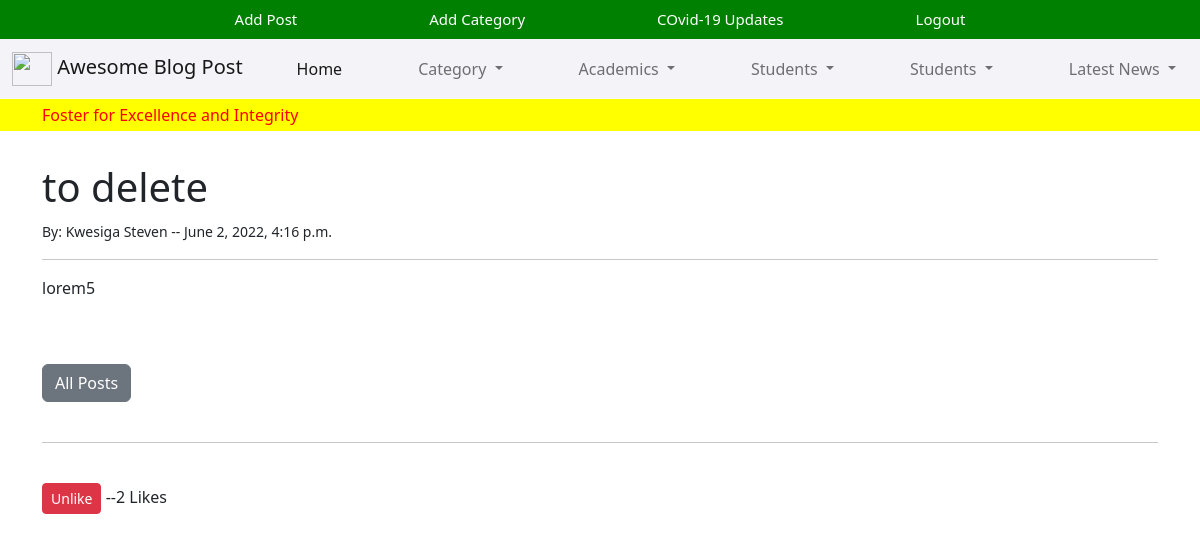
Page /article/33 (signed in) on the committed database.
### theblog/models.py (models this page shows, shortened)
class Post(models.Model):
    title = models.CharField(max_length=200)
    author = models.ForeignKey(User, on_delete=models.CASCADE)
    body = RichTextUploadingField(blank=True, null=True)
    created_at = models.DateTimeField(default=datetime.now, blank=True)
    category = models.CharField(max_length=200, default='Testing')
    likes = models.ManyToManyField(User, related_name='blog_bost')
    def total_likes(self):
        return self.likes.count()
    class Meta:
        verbose_name_plural = "Posts"

### theblog/views.py (the view)
# urls.py: path('article/<int:pk>', ArticlaDetailView.as_view(), name="article_details"),
class ArticlaDetailView(DetailView):
    model = Post
    template_name = 'article_details.html'
    def get_context_data(self, *args, **kwargs):
        cat_menu = Category.objects.all()
        context = super(ArticlaDetailView,self).get_context_data(*args, **kwargs)
        stuff = get_object_or_404(Post, id=self.kwargs['pk'])
        total_likes = stuff.total_likes() #check in modal.py for total likes fxn
        liked = False
        if stuff.likes.filter(id=self.request.user.id).exists():
            liked = True
        context["cat_menu"] = cat_menu
        context["total_likes"] = total_likes
        context["liked"] = liked
        return context

### theblog/models.py (called while the page is built)
    def __str__(self):
        return self.name

### theblog/templates/article_details.html (shortened to what this page needs)
{% extends 'base.html' %}
{% block content %}
<h1>{{post.title}}</h1>
<small>By: {{post.author.first_name}} {{post.author.last_name}} -- {{post.created_at}}
</small>
<br>
<hr>
{{post.body|safe}}
<br><br>
<a href="{%url 'home'%}" class="btn btn-secondary">All Posts</a>
<br>
<br>
<hr>
<br>
<form action="{% url 'like_post' post.pk %}" method="POST">
{% if user.is_authenticated %}
    {% if liked %}
        <button type="submit", name="post_id",  value="{{ post.id }}",
        class="btn btn-danger btn-sm">Unlike</button>
    {% else %}
        <button type="submit", name="post_id",  value="{{ post.id }}",
        class="btn btn-primary btn-sm">Like</button>
    {% endif %}
{% else %}
    <a class="btn-secondary" href="{% url 'login' %}">Login to Like</a>
    {% endif %}
 --{{ total_likes }} Likes
</form>
{% endblock %}

### rows in the picture
Post: title "to delete", author.first_name "Kwesiga", author.last_name "Steven", created_at "June 2, 2022, 4:16 p.m.", body "lorem5"

### other values in the picture
{{ total_likes }} "2"
